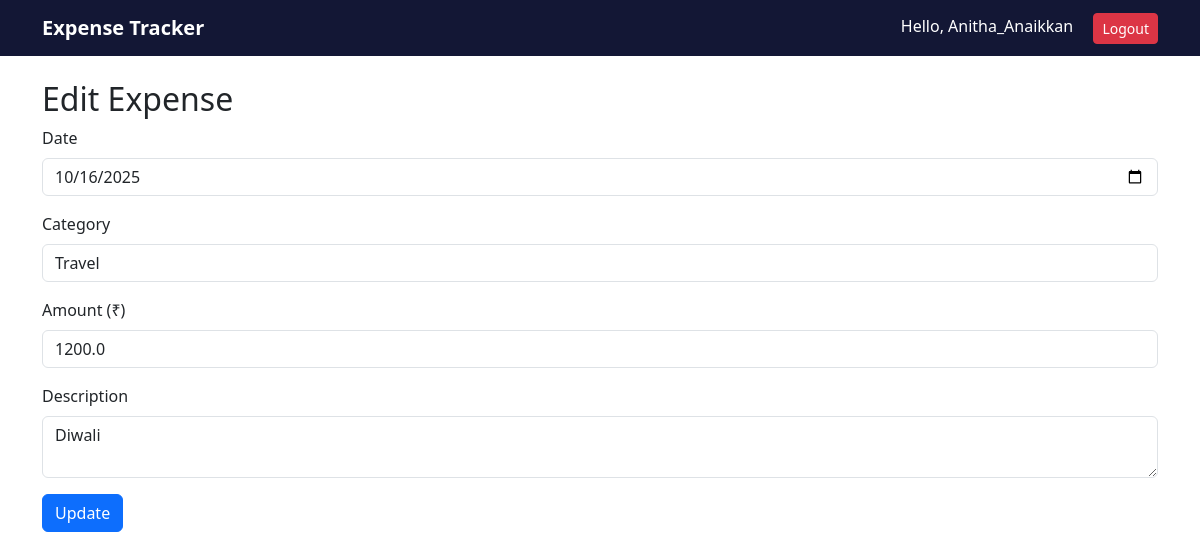
/edit/2 (signed in), run on the app's committed database.
### models.py (models this page shows, shortened)
class Expense(db.Model):
    id = db.Column(db.Integer, primary_key=True)
    date = db.Column(db.Date, nullable=False, default=date.today)
    category = db.Column(db.String(100), nullable=False)
    amount = db.Column(db.Float, nullable=False)
    description = db.Column(db.String(255))
    user_id = db.Column(db.Integer, db.ForeignKey('user.id'))  # Link to user

### app.py (the view, shortened to what this page needs)
@app.route('/edit/<int:expense_id>', methods=['GET', 'POST'])
def edit_expense(expense_id):
    exp = Expense.query.get_or_404(expense_id)
    return render_template('edit.html', expense=exp)

### templates/edit.html
{% extends 'base.html' %}
{% block content %}
<h2>Edit Expense</h2>
<form method="post">
<div class="mb-3">
<label class="form-label">Date</label>
<input class="form-control" type="date" name="date" required value="{{ expense.date.strftime('%Y-%m-%d') }}">
</div>
<div class="mb-3">
<label class="form-label">Category</label>
<input class="form-control" type="text" name="category" required value="{{ expense.category }}">
</div>
<div class="mb-3">
<label class="form-label">Amount (₹)</label>
<input class="form-control" type="number" step="0.01" name="amount" required value="{{ expense.amount }}">
</div>
<div class="mb-3">
<label class="form-label">Description</label>
<textarea class="form-control" name="description">{{ expense.description }}</textarea>
</div>
<button class="btn btn-primary" type="submit">Update</button>
</form>
{% endblock %}

### static/css/style.css (style rules this page uses)
body { font-family: system-ui, -apple-system, 'Segoe UI', Roboto, 'Helvetica Neue', Arial; background: #f7f9fb; }

### data on the page
Expense: date "10/16/2025", category "Travel", amount "1200.0", description "Diwali"

### other printed values
{{ session['username'] }} "Anitha_Anaikkan"
